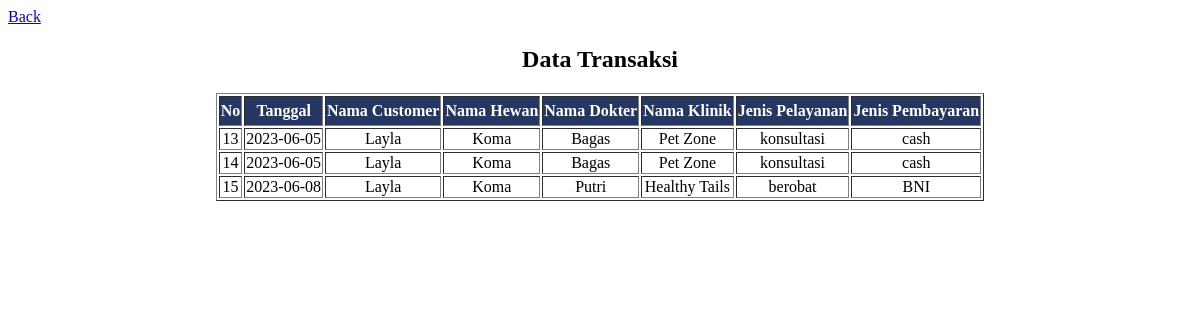
Screenshot of /view_transaksi.php with the database file from the repository.
### tables this page shows
CREATE TABLE `transaksi` (
  `id_transaksi` int(11) NOT NULL,
  `tanggal` date NOT NULL,
  `id_customer` int(11) NOT NULL,
  `id_hewan` int(11) NOT NULL,
  `id_dokter` int(11) NOT NULL,
  `id_klinik` int(11) NOT NULL,
  `id_opsi` int(11) NOT NULL,
  `id_pembayaran` int(11) NOT NULL
);

CREATE TABLE `customer` (
  `id_customer` int(11) NOT NULL,
  `nama_customer` varchar(500) NOT NULL,
  `alamat` varchar(500) NOT NULL,
  `notelp` varchar(12) NOT NULL,
  `username` varchar(10) NOT NULL,
  `password` varchar(10) NOT NULL,
  `status_admin` varchar(10) NOT NULL
);

CREATE TABLE `hewan` (
  `id_hewan` int(11) NOT NULL,
  `nama_hewan` varchar(500) NOT NULL,
  `keterangan` text DEFAULT NULL,
  `id_customer` int(11) DEFAULT NULL
);

CREATE TABLE `dokter` (
  `id_dokter` int(11) NOT NULL,
  `nama_dokter` varchar(500) NOT NULL,
  `lulusan` varchar(500) NOT NULL,
  `alamat` varchar(500) DEFAULT NULL
);

CREATE TABLE `klinik` (
  `id_klinik` int(11) NOT NULL,
  `nama_klinik` varchar(500) NOT NULL,
  `alamat` varchar(500) DEFAULT NULL,
  `id_dokter` int(11) NOT NULL
);

CREATE TABLE `opsi` (
  `id_opsi` int(11) NOT NULL,
  `jenis_opsi` varchar(500) NOT NULL,
  `harga` int(11) NOT NULL
);

CREATE TABLE `pembayaran` (
  `id_pembayaran` int(11) NOT NULL,
  `jenis_pembayaran` varchar(10) NOT NULL
);

### view_transaksi.php (the view, shortened to what this page needs)
<html>
<link rel="stylesheet" href="style.css" />
<head></head>
<div>
    <a href="home.php">Back</a>
</div>
<center>
    <body>
        <h2 align='center'>Data Transaksi</h2>
        <table border="1" class="table">
            <tr class="c">
                <th>No</th>
                <th>Tanggal</th>
                <th>Nama Customer</th>
                <th>Nama Hewan</th>
                <th>Nama Dokter</th>
                <th>Nama Klinik</th>
                <th>Jenis Pelayanan</th>
                <th>Jenis Pembayaran</th>
            </tr>
            <?php
            include "koneksi.php";
            $query_mysql = mysqli_query(
                $host,
                "SELECT transaksi.*, customer.nama_customer,hewan.nama_hewan,dokter.nama_dokter,klinik.nama_klinik,opsi.jenis_opsi,pembayaran.jenis_pembayaran
        FROM transaksi
        INNER JOIN customer ON customer.id_customer = transaksi.id_customer
        INNER JOIN hewan ON hewan.id_hewan = transaksi.id_hewan
        INNER JOIN dokter ON dokter.id_dokter = transaksi.id_dokter
        INNER JOIN klinik ON klinik.id_klinik = transaksi.id_klinik
        INNER JOIN opsi ON opsi.id_opsi = transaksi.id_opsi
        INNER JOIN pembayaran ON pembayaran.id_pembayaran = transaksi.id_pembayaran;"
            );
            while ($data = mysqli_fetch_array($query_mysql)) {
                ?>
                <tr align="center">
                    <td>
                        <?php echo $data['id_transaksi']; ?>
                    </td>
                    <td>
                        <?php echo $data['tanggal']; ?>
                    </td>
                    <td>
                        <?php echo $data['nama_customer']; ?>
                    </td>
                    <td>
                        <?php echo $data['nama_hewan']; ?>
                    </td>
                    <td>
                        <?php echo $data['nama_dokter']; ?>
                    </td>
                    <td>
                        <?php echo $data['nama_klinik']; ?>
                    </td>
                    <td>
                        <?php echo $data['jenis_opsi']; ?>
                    </td>
                    <td>
                        <?php echo $data['jenis_pembayaran']; ?>
                    </td>
                </tr>
            <?php } ?>
        </table>
    </body>
</html>

### style.css (style rules this page uses)
.c { background-color: #243762; color: white; height: 30; }

### rows the page displays
transaksi: id_transaksi "13", tanggal "2023-06-05", id_customer.nama_customer "Layla", id_hewan.nama_hewan "Koma", id_dokter.nama_dokter "Bagas", id_klinik.nama_klinik "Pet Zone", id_opsi.jenis_opsi "konsultasi", id_pembayaran.jenis_pembayaran "cash"
transaksi: id_transaksi "14", tanggal "2023-06-05", id_customer.nama_customer "Layla", id_hewan.nama_hewan "Koma", id_dokter.nama_dokter "Bagas", id_klinik.nama_klinik "Pet Zone", id_opsi.jenis_opsi "konsultasi", id_pembayaran.jenis_pembayaran "cash"
transaksi: id_transaksi "15", tanggal "2023-06-08", id_customer.nama_customer "Layla", id_hewan.nama_hewan "Koma", id_dokter.nama_dokter "Putri", id_klinik.nama_klinik "Healthy Tails", id_opsi.jenis_opsi "berobat", id_pembayaran.jenis_pembayaran "BNI"
